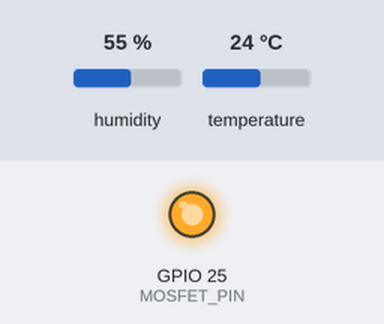
A sketch run on a simulated ESP32. On the bench: output pins drawn as LEDs (lit = HIGH). The inputs (shaded band) are chosen by the test bench; at power-on: humidity 55 %, temperature 24 °C. What the sketch prints to the serial monitor is not drawn.

Above: at 3.2 s.
3.3 s: humidity set to 58 %
7.5 s: humidity set to 61 %
At 9.1 s:
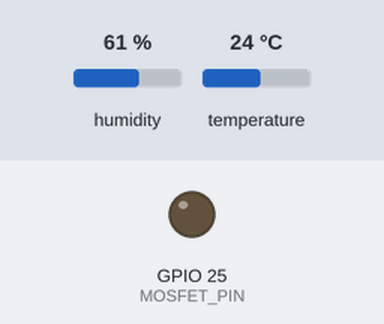
10.2 s: humidity set to 22 %
At 12.9 s:
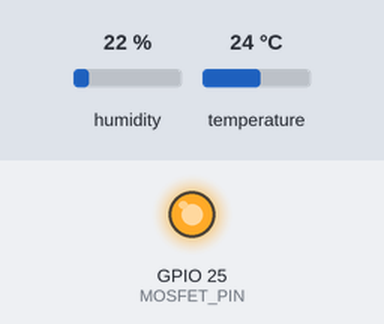
13.5 s: humidity set to 68 %
At 14.9 s:
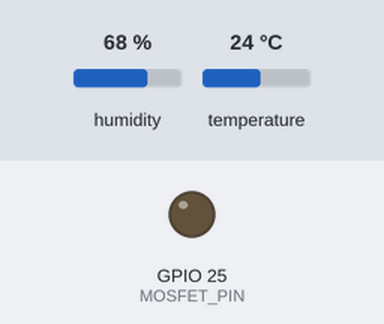
Timing chart, 0 to 16.5 s (numbered marks = the images above; inputs shaded):
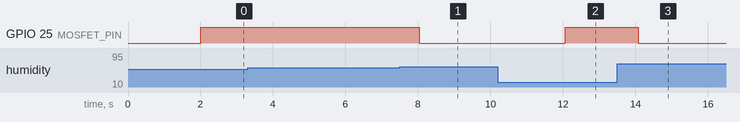

The sketch:

Projeto.ino
```cpp
#include <DHT.h>

// ===================================
// CONFIGURAÇÕES DO PROJETO
// ===================================

// Definições de pinos
#define DHTPIN 15          // Pino do sensor DHT22
#define DHTTYPE DHT22      // Tipo do sensor
#define MOSFET_PIN 25      // Pino de controle do MOSFET (ou Relé)

// Configurações do sistema
#define UMIDADE_MIN 60.0   // Umidade mínima desejada (%) - AJUSTE AQUI!
#define TEMPO_LEITURA 2000 // Intervalo entre leituras (ms)

// Inicializa o sensor DHT
DHT dht(DHTPIN, DHTTYPE);

// Variáveis globais
bool umidificadorLigado = false;

void setup() {
  // Inicializa comunicação serial
  Serial.begin(115200);
  Serial.println("=== Sistema de Controle de Umidade ===");
  Serial.println("Inicializando...\n");

  // Configura pino do MOSFET como saída
  pinMode(MOSFET_PIN, OUTPUT);
  digitalWrite(MOSFET_PIN, LOW);

  // Inicializa sensor DHT22
  dht.begin();

  delay(2000); // Aguarda estabilização do sensor
  Serial.println("Sistema pronto!\n");
}

void loop() {
  // Lê os dados do sensor
  float umidade = dht.readHumidity();
  float temperatura = dht.readTemperature();

  // Verifica se a leitura foi bem-sucedida
  if (isnan(umidade) || isnan(temperatura)) {
    Serial.println("Erro ao ler o sensor DHT22!");
    delay(TEMPO_LEITURA);
    return;
  }

  // Exibe leituras no monitor serial
  Serial.println("------------------------");
  Serial.print("Temperatura: ");
  Serial.print(temperatura);
  Serial.println(" °C");

  Serial.print("Umidade: ");
  Serial.print(umidade);
  Serial.println(" %");

  // Lógica de controle do umidificador
  if (umidade < UMIDADE_MIN) {
    // Umidade baixa - LIGA o umidificador
    if (!umidificadorLigado) {
      digitalWrite(MOSFET_PIN, HIGH);
      umidificadorLigado = true;
      Serial.println(">> UMIDIFICADOR LIGADO <<");
      Serial.println("Umidade abaixo do limite!");
    } else {
      Serial.println("Status: Umidificador ativo");
    }
  } else {
    // Umidade adequada - DESLIGA o umidificador
    if (umidificadorLigado) {
      digitalWrite(MOSFET_PIN, LOW);
      umidificadorLigado = false;
      Serial.println(">> UMIDIFICADOR DESLIGADO <<");
      Serial.println("Umidade normalizada!");
    } else {
      Serial.println("Status: Umidade OK");
    }
  }

  Serial.println("------------------------\n");

  // Aguarda antes da próxima leitura
  delay(TEMPO_LEITURA);
}
```

Measured:
- the behaviour switches between 59 and 60 % on humidity (found by bisection; images 0 and 1)
- after the input at 3.3 s, every drawn part: stays the same
- after the input at 7.5 s, GPIO 25 (MOSFET_PIN): HIGH → LOW after 0.54 s
- after the input at 10.2 s, GPIO 25 (MOSFET_PIN): LOW → HIGH after 1.9 s
- after the input at 13.5 s, GPIO 25 (MOSFET_PIN): HIGH → LOW after 0.57 s
